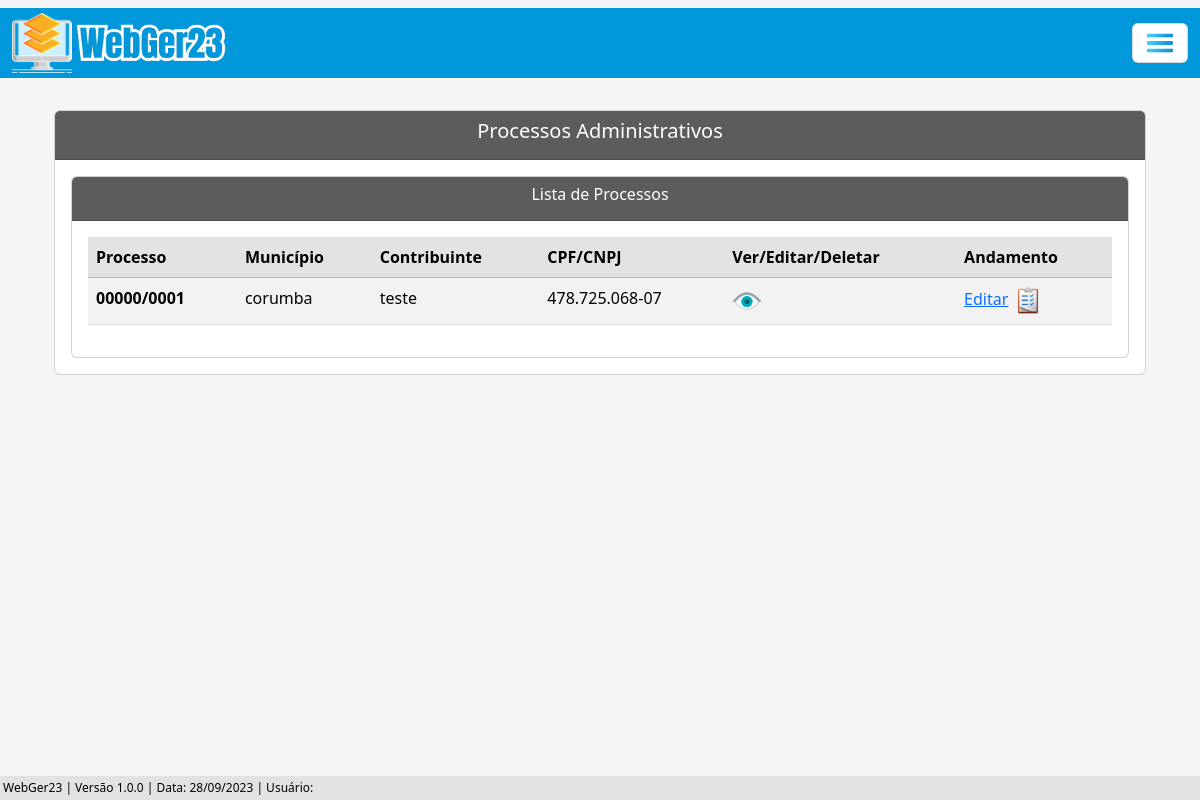
Before: /listar/processo-adm/ with the older database file.
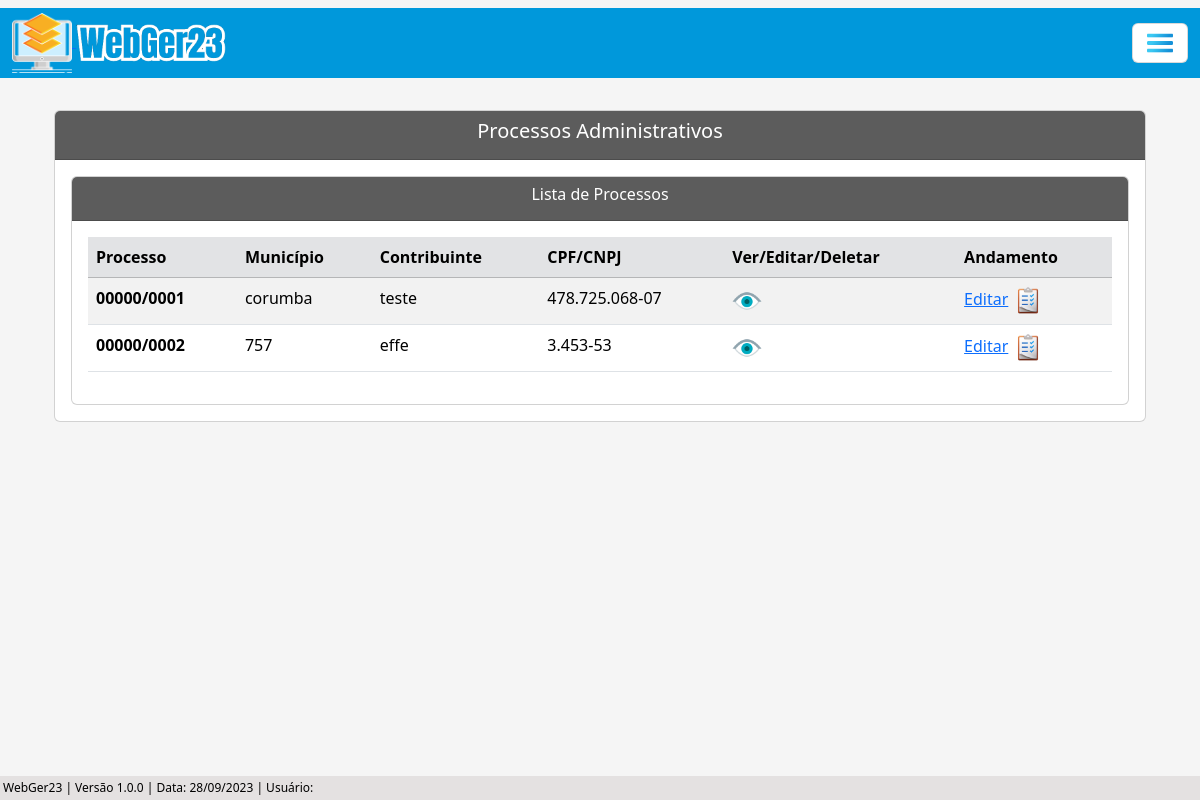
After: the same page with the newer database file.
### processo/models.py (models this page shows, shortened)
class Base(models.Model): # Classe base, será herdada pelas outras classes
    data_criacao = models.DateField('data_criação', auto_now_add=True)
    data_alteracao = models.DateField('Alterado', auto_now=True)
    ativo = models.BooleanField('Ativo?', default=True)
    class Meta:
        abstract = True

class ProcessoAdm(Base):
    tipo_pessoas = (
        ('Física', 'Física'), ('Jurídica', 'Jurídica'),
    )
    criador_processo_adm = models.ForeignKey(get_user_model(), verbose_name='Usuário Criador', on_delete=models.CASCADE) # Usuário que criou o processo, utilizando chave primária com o get_user_model do django, para utilizar o usuário logado automaticamente
    numero = models.CharField(unique=True, verbose_name='N°', max_length=10) # Número do processo
    municipio = models.CharField(max_length=50, verbose_name='Município') # Município
    uf = models.CharField(max_length=2) # UF
    data_inicial = models.DateField(blank=True, null=True) # Data Inicial do Período do processo
    data_final = models.DateField(blank=True, null=True) # Data final do Período do processo
    data_div_ativa = models.DateField(blank=True, null=True) # Data dívida ativa
    valor_atributo = models.CharField(max_length=14, blank=True, null=True)  # Valor do atributo
    valor_multa = models.CharField(max_length=14, blank=True, null=True) # Valor da multa
    valor_credito = models.CharField(max_length=14, blank=True, null=True) # Valor do crédito
    valor_atualizado = models.CharField(max_length=14, blank=True, null=True) # Valor do atualizado
    data_valor_atualizado = models.DateField(blank=True, null=True) # Data valor atualizado
    nome_contribuinte = models.CharField(max_length=50)  # Nome / Razão Social
    tipo_pessoa = models.CharField(max_length=50, choices=tipo_pessoas) # Física / Jurídica
    documento = models.CharField(max_length=20, verbose_name='CPF/CNPJ', unique=True) # CPF / CNPJ
    nome_fantasia = models.CharField(max_length=50, blank=True, null=True) # Nome Fantasia
    email = models.EmailField(max_length=50, blank=True, null=True) # E-mail
    endereco = models.CharField(max_length=150) # Rua
    complemento = models.CharField(max_length=50, blank=True, null=True) # Complemento
    municipio_contribuinte = models.CharField(max_length=50, blank=True, null=True) # Município Contribuinte
    uf_contribuinte = models.CharField(max_length=2, verbose_name='UF', blank=True, null=True) # UF Contribuinte
    cep = models.CharField(max_length=10, blank=True, null=True) # CEP
    telefone = models.CharField(max_length=20, blank=True, null=True) # Telefone
    celular = models.CharField(max_length=20, blank=True, null=True) # Celular

### processo/views.py (the view)
# urls.py: path('listar/processo-adm/', ProcessoAdmList.as_view(), name='proc-adm-list'),
class ProcessoAdmList(ListView):
    model = ProcessoAdm
    template_name = 'processos/lists/processo_adm_list.html'

### processo/templates/processos/lists/processo_adm_list.html (shortened to what this page needs)
{% extends 'index.html' %}
{% load static %}
{% block conteudo %}
    <div class="container p-4">
        <div class="card">
            <div class="card-header text-white" style="background-color: #5c5c5c;">
                <h5 style="text-align: center;">Processos Administrativos</h5>
            </div>
            <div class="card-body">
                <div class="card">
                    <div class="card-header text-white" style="background-color: #5c5c5c;; text-align: center;">
                    <h6>Lista de Processos</h6>
                    </div>
                    <div class="card-body">
                        <div class="table-responsive">
                            <table class="table table-striped" id="tabela-listar">
                                <thead>
                                    <tr class="table-secondary">
                                        <th>Processo</th>
                                        <th>Município</th>
                                        <th>Contribuinte</th>
                                        <th>CPF/CNPJ</th>
                                        <th>Ver/Editar/Deletar</th>
                                        <th>Andamento</th>
                                    </tr>
                                </thead>
                                <tbody>
                                    {% for processo in object_list %}
                                    <tr>
                                        <td><b>{{ processo.numero }}</b></td>
                                        <td>{{ processo.municipio }}</td>
                                        <td>{{ processo.nome_contribuinte }}</td>
                                        <td>{{ processo.documento }}</td>
                                            <td>
                                                <a href="{% url 'proc-adm-view' processo.pk %}"><img src="{% static 'img/olho3.png' %}" width="30"></i></a>
                                            </td>
                                        <td>
                                            <a href="{% url 'andamento-adm-list-update' processo.pk %}">Editar</a>
                                            <a href="{% url 'andamento-adm-list' processo.pk %}"><img src="{% static 'img/listar.png' %}" width="30"></a>
                                        </td>
                                    </tr>
                                    {% endfor %}
                                </tbody>
                            </table>
                        </div>
                    </div>
                </div>
            </div>
        </div>
    </div>
    <br>
    {% endblock %}

### core/templates/index.html (shortened to what this page needs)
{% load static %}
<!DOCTYPE html>
<html lang="pt-br">
<head>
    <link href="https://cdn.jsdelivr.net/npm/bootstrap@5.3.1/dist/css/bootstrap.min.css" rel="stylesheet">
    <link rel="stylesheet" href="https://cdn.jsdelivr.net/npm/bootstrap-icons@1.10.5/font/bootstrap-icons.css">
    <link rel="stylesheet" href="{% static 'css/estilos.css' %}">
    <link href="https://cdn.datatables.net/v/bs5/dt-1.13.6/datatables.min.css" rel="stylesheet">
</head>
<body>
    {% block menu %}
      <nav class="navbar">
        <div class="container-fluid">
             <a href="{% url 'index' %}"><img src="{% static 'img/logo.png' %}" alt="" width="60"> <img src="{% static 'img/webger.png' %}" alt="" width="150"></a>
          <button class="navbar-toggler" type="button" data-bs-toggle="offcanvas" data-bs-target="#offcanvasNavbar" aria-controls="offcanvasNavbar" aria-label="Toggle navigation" style="background-color: white;">
            <span><img src="{% static 'img/menu.png' %}" width="30"></span>
          </button>
        </div>
      </nav>
    {% endblock %}
    {% block conteudo %}{% endblock %}
    {% block rodape %}
      <div class="rodape">
        WebGer23 | Versão 1.0.0 | Data: {% now 'd/m/Y' %} | Usuário: {{ user.get_full_name }}
      </div>
    {% endblock %}
</body>
</html>

### core/static/css/estilos.css (style rules this page uses)
.container-fluid { background-color: #0098DB; height: 70px; }
body { background-color: whitesmoke; margin: 0; padding: 0; display: flex; flex-direction: column; min-height: 100vh; position: relative; }
.rodape { background-color: rgb(228, 225, 225); color: black; padding: 3px; text-align: left; font-size: 12px; position: absolute; bottom: 0; width: 100%; }

Changed rows visible on the page:
added ProcessoAdm: numero "00000/0002", municipio "757", nome_contribuinte "effe", documento "3.453-53"
